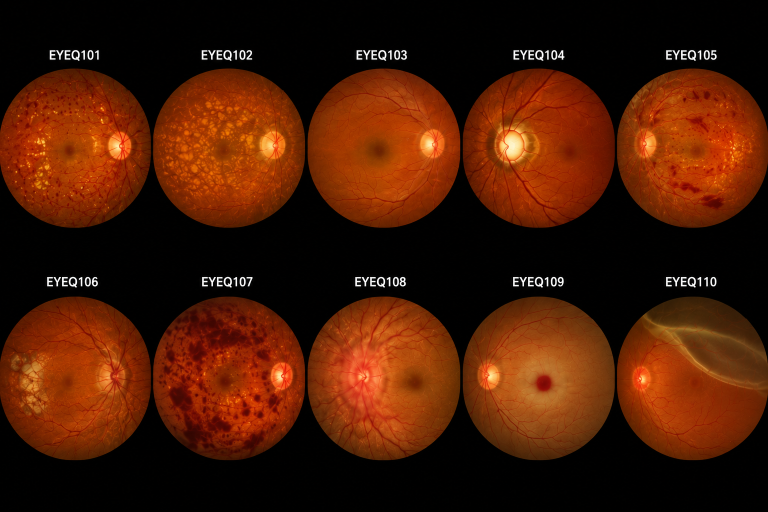
#> input picture paitents 1-10.png, 1536 x 1024 px, found by its file name (shown at 1/2 size); its folder holds 2 pictures in this run
$ python crop_new.py
#> lines starting #> are read from the running program, lines starting #| are printed output that depends on the picture; after the words box and inside, x2 and y2 are one past the last pixel; in counts of white or black regions, pixels touching at a corner belong together
import cv2
import numpy as np
import pandas as pd
import os
import sys

output_dir = 'c:/Users/HP/OneDrive/Documents/EyeQ/data/crops_new'
os.makedirs(output_dir, exist_ok=True)

def crop_collage(img_path, start_idx):
#> called with start_idx = 101
    img = cv2.imread(img_path)
#> img is the input picture: shape (1024, 1536, 3); mean B, G, R 4.6, 26.6, 72.6
    gray = cv2.cvtColor(img, cv2.COLOR_BGR2GRAY)
    _, thresh = cv2.threshold(gray, 30, 255, cv2.THRESH_BINARY)
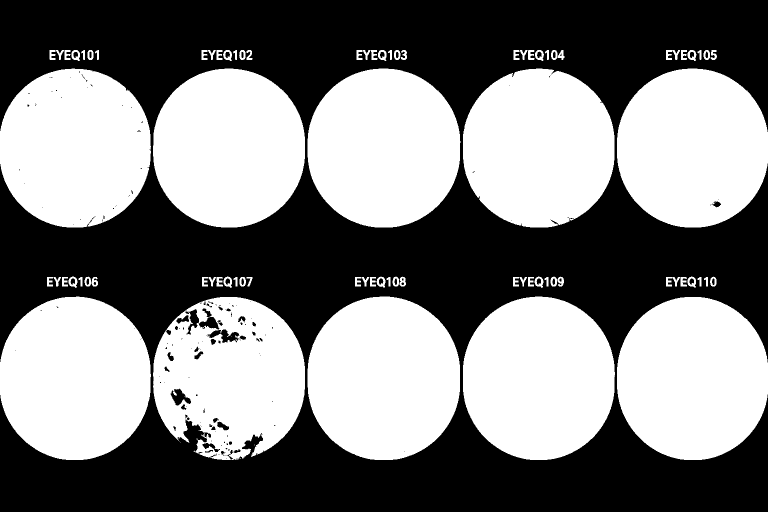
#> thresh: shape (1024, 1536) (shown at 1/2 size); 50% white; 88 white regions (12 under 20 px)
    contours, _ = cv2.findContours(thresh, cv2.RETR_EXTERNAL, cv2.CHAIN_APPROX_SIMPLE)
#> contours = 82 contours, 6 with area under 20; largest, box (x1, y1, x2, y2) and area: (615, 593, 920, 920) 79463, (926, 593, 1230, 920) 79060, (0, 593, 302, 920) 78734, (1234, 594, 1536, 920) 78720, (615, 137, 921, 455) 77194

    retinas = []
    for c in contours:
        x, y, w, h = cv2.boundingRect(c)
        if w > 100 and h > 100:
            retinas.append((x, y, w, h))
#> this loop made 82 passes
#> (x, y, w, h) on passes 2, 4, 6, 7, 8, 9, 10, 11, 12, 13, 14, 15: (510, 892, 1, 1), (361, 884, 1, 1), (396, 860, 1, 1), (1234, 594, 302, 326), (306, 594, 304, 326), (926, 593, 304, 327), (615, 593, 305, 327), (0, 593, 302, 327), (1408, 554, 8, 19), (1395, 554, 8, 19), (1361, 554, 13, 19), (1332, 554, 28, 19)
#> (c, x, y, w, h) on passes 1, 3, 5: ([[481, 916], [481, 917]], 481, 916, 1, 2), ([[509, 889], [509, 890]], 509, 889, 1, 2), ([[393, 877], [393, 878], [394, 879], [394, 877]], 393, 877, 2, 3)
#> after the loop, retinas = [(1234, 594, 302, 326), (306, 594, 304, 326), (926, 593, 304, 327), (615, 593, 305, 327), (0, 593, 302, 327), (1234, 137, 302, 318), (926, 137, 303, 318), (615, 137, 306, 318), (306, 137, 304, 318), (0, 137, 302, 318)]

    # Sort into rows and columns. Assume 2 rows, 5 columns
    retinas = sorted(retinas, key=lambda b: b[1])
#> retinas = [(1234, 137, 302, 318), (926, 137, 303, 318), (615, 137, 306, 318), (306, 137, 304, 318), (0, 137, 302, 318), (926, 593, 304, 327), (615, 593, 305, 327), (0, 593, 302, 327), (1234, 594, 302, 326), (306, 594, 304, 326)]
    sorted_retinas = []

    # Try to group by row
    if len(retinas) >= 10:
        row1 = sorted(retinas[:5], key=lambda b: b[0])
#> row1 = [(0, 137, 302, 318), (306, 137, 304, 318), (615, 137, 306, 318), (926, 137, 303, 318), (1234, 137, 302, 318)]
        row2 = sorted(retinas[-5:], key=lambda b: b[0])
#> row2 = [(0, 593, 302, 327), (306, 594, 304, 326), (615, 593, 305, 327), (926, 593, 304, 327), (1234, 594, 302, 326)]
        sorted_retinas.extend(row1)
        sorted_retinas.extend(row2)
    else:
        sorted_retinas = retinas

    paths = {}
    for i, (x, y, w, h) in enumerate(sorted_retinas):
        if i >= 10: break
        patient_id = f"EYEQ{start_idx + i:03d}"
        crop = img[y:y+h, x:x+w]
        crop_path = os.path.join(output_dir, f"{patient_id}.png")
        cv2.imwrite(crop_path, crop)
        paths[patient_id] = crop_path
#> this loop made 10 passes
#> (x, y, w, h, patient_id) on passes 1 to 10: (0, 137, 302, 318, 'EYEQ101'), (306, 137, 304, 318, 'EYEQ102'), (615, 137, 306, 318, 'EYEQ103'), (926, 137, 303, 318, 'EYEQ104'), (1234, 137, 302, 318, 'EYEQ105'), (0, 593, 302, 327, 'EYEQ106'), (306, 594, 304, 326, 'EYEQ107'), (615, 593, 305, 327, 'EYEQ108'), (926, 593, 304, 327, 'EYEQ109'), (1234, 594, 302, 326, 'EYEQ110')
#> pass 1, in crop_collage, `crop = img[y:y+h, x:x+w]`:
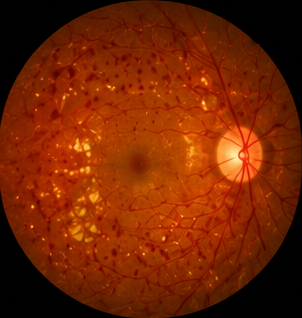
#> crop: shape (318, 302, 3); mean B, G, R 1.9, 36.8, 115.2
#> after the loop, paths = 10 items
    return paths

paths1 = crop_collage('c:/Users/HP/OneDrive/Documents/EyeQ/paitents 1-10.png', 101)
#> paths1 = 10 items
paths2 = crop_collage('c:/Users/HP/OneDrive/Documents/EyeQ/paitents 11-20.png', 111)
#> call 2 of crop_collage, with start_idx = 111
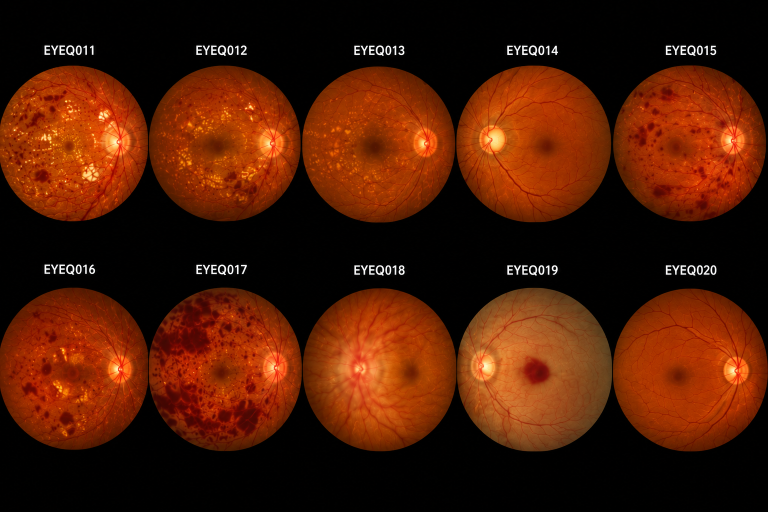
#> input picture paitents 11-20.png, 1536 x 1024 px, found by its file name (shown at 1/2 size)
#> in crop_collage, img is the input picture: shape (1024, 1536, 3); mean B, G, R 4.7, 26.9, 76.1
#> in crop_collage (call 2), `gray = cv2.cvtColor(img, cv2.COLOR_BGR2GRAY)`:
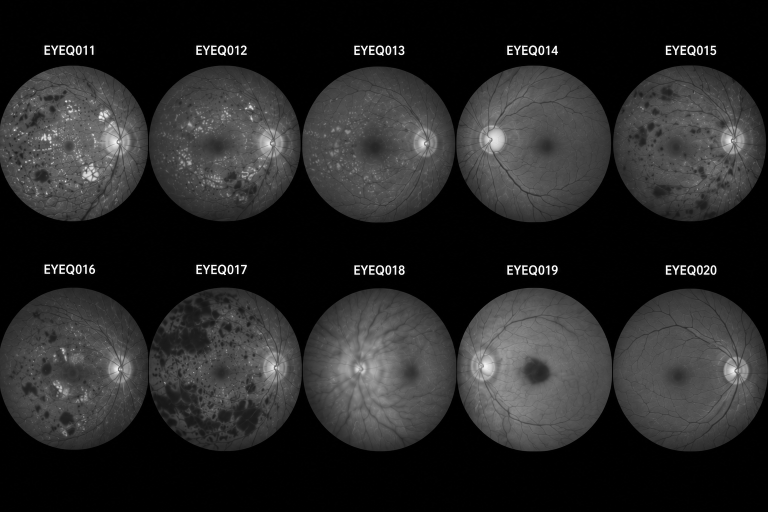
#> gray: shape (1024, 1536) (shown at 1/2 size); min 0, max 255, mean 39
#> in crop_collage (call 2), `_, thresh = cv2.threshold(gray, 30, 255, cv2.THRESH_BINARY)`:
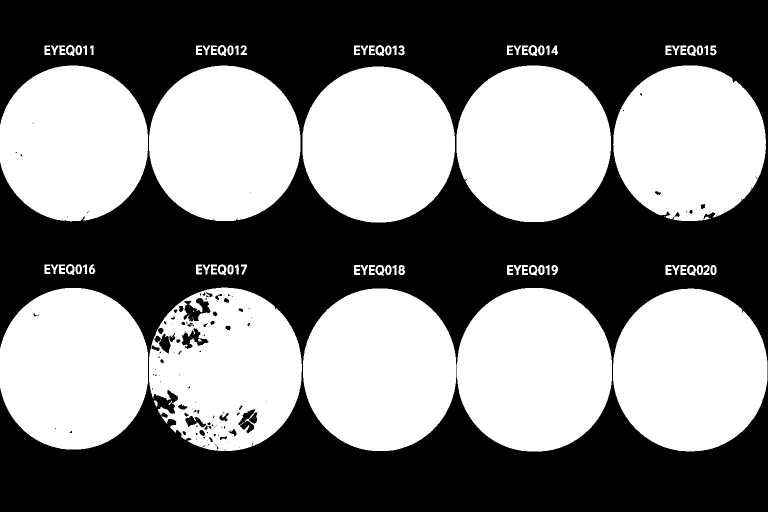
#> thresh: shape (1024, 1536) (shown at 1/2 size); 49.2% white; 90 white regions (8 under 20 px)
#> in crop_collage (call 2), `contours, _ = cv2.findContours(thresh, cv2.RETR_EXTERNAL, cv2.CHAIN_AP..`: contours = 84 contours, 3 with area under 20; largest, box (x1, y1, x2, y2) and area: (914, 576, 1224, 903) 80562, (1226, 577, 1535, 903) 79306, (606, 577, 913, 902) 78869, (298, 575, 604, 902) 77429, (0, 576, 296, 899) 76760
#> the loop in crop_collage (call 2), `for c in contours:` made 84 passes
#> (x, y, w, h) on passes 1 to 12: (308, 801, 7, 13), (1226, 577, 309, 326), (606, 577, 307, 325), (914, 576, 310, 327), (0, 576, 296, 323), (298, 575, 306, 327), (1421, 530, 12, 20), (1407, 530, 12, 20), (1393, 530, 13, 20), (1374, 530, 18, 22), (1361, 530, 12, 20), (1344, 530, 15, 20)
#> (c, x, y, w, h) on passes 42, 44: ([[1420, 436], [1421, 436]], 1420, 436, 2, 1), ([[1328, 433], [1329, 433]], 1328, 433, 2, 1)
#> after the loop in crop_collage (call 2), `for c in contours:`: retinas = [(1226, 577, 309, 326), (606, 577, 307, 325), (914, 576, 310, 327), (0, 576, 296, 323), (298, 575, 306, 327), (604, 133, 306, 312), (1226, 131, 306, 311), (913, 131, 309, 313), (298, 131, 303, 311), (0, 131, 296, 312)]
#> in crop_collage (call 2), `retinas = sorted(retinas, key=lambda b: b[1])`: retinas = [(1226, 131, 306, 311), (913, 131, 309, 313), (298, 131, 303, 311), (0, 131, 296, 312), (604, 133, 306, 312), (298, 575, 306, 327), (914, 576, 310, 327), (0, 576, 296, 323), (1226, 577, 309, 326), (606, 577, 307, 325)]
#> in crop_collage (call 2), `row1 = sorted(retinas[:5], key=lambda b: b[0])`: row1 = [(0, 131, 296, 312), (298, 131, 303, 311), (604, 133, 306, 312), (913, 131, 309, 313), (1226, 131, 306, 311)]
#> in crop_collage (call 2), `row2 = sorted(retinas[-5:], key=lambda b: b[0])`: row2 = [(0, 576, 296, 323), (298, 575, 306, 327), (606, 577, 307, 325), (914, 576, 310, 327), (1226, 577, 309, 326)]
#> the loop in crop_collage (call 2), `for i, (x, y, w, h) in enumerate(sorted_retinas):` made 10 passes
#> (x, y, w, h, patient_id) on passes 1 to 10: (0, 131, 296, 312, 'EYEQ111'), (298, 131, 303, 311, 'EYEQ112'), (604, 133, 306, 312, 'EYEQ113'), (913, 131, 309, 313, 'EYEQ114'), (1226, 131, 306, 311, 'EYEQ115'), (0, 576, 296, 323, 'EYEQ116'), (298, 575, 306, 327, 'EYEQ117'), (606, 577, 307, 325, 'EYEQ118'), (914, 576, 310, 327, 'EYEQ119'), (1226, 577, 309, 326, 'EYEQ120')
#> pass 1, in crop_collage (call 2), `crop = img[y:y+h, x:x+w]`:
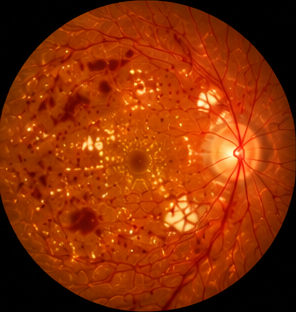
#> crop: shape (312, 296, 3); mean B, G, R 4.8, 47.3, 138.1
#> pass 3, in crop_collage (call 2), `crop = img[y:y+h, x:x+w]`:
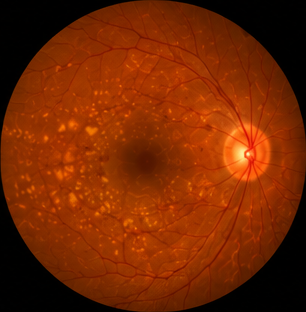
#> crop: shape (312, 306, 3); mean B, G, R 1.1, 39.4, 117.3
#> paths2 = 10 items

print(f"Cropped images to {output_dir}")
#| Cropped images to c:/Users/HP/OneDrive/Documents/EyeQ/data/crops_new
